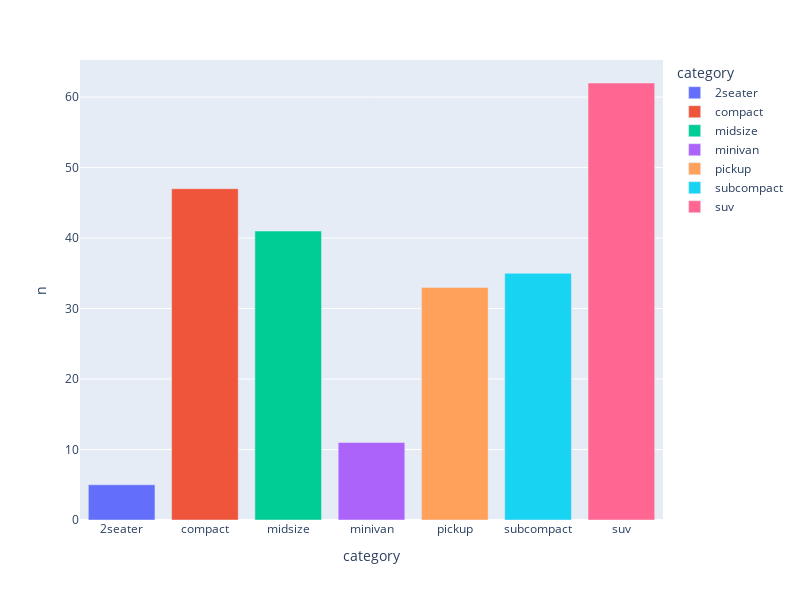

The code cell stored with this chart in its notebook:
### Code cell
px.bar(data_frame=df,x='category',y='n', color='category',width=800,height=600)

### Figure 1 — Plotly figure (JSON) as saved in the notebook; plotly's stock layout.template omitted (floating-point values rounded to 4 significant figures)
{"data": [{"alignmentgroup": "True", "hovertemplate": "category=%{x}<br>n=%{y}<extra></extra>", "legendgroup": "2seater", "marker": {"color": "#636efa", "pattern": {"shape": ""}}, "name": "2seater", "offsetgroup": "2seater", "orientation": "v", "showlegend": true, "textposition": "auto", "type": "bar", "x": ["2seater"], "xaxis": "x", "y": [5], "yaxis": "y"}, {"alignmentgroup": "True", "hovertemplate": "category=%{x}<br>n=%{y}<extra></extra>", "legendgroup": "compact", "marker": {"color": "#EF553B", "pattern": {"shape": ""}}, "name": "compact", "offsetgroup": "compact", "orientation": "v", "showlegend": true, "textposition": "auto", "type": "bar", "x": ["compact"], "xaxis": "x", "y": [47], "yaxis": "y"}, {"alignmentgroup": "True", "hovertemplate": "category=%{x}<br>n=%{y}<extra></extra>", "legendgroup": "midsize", "marker": {"color": "#00cc96", "pattern": {"shape": ""}}, "name": "midsize", "offsetgroup": "midsize", "orientation": "v", "showlegend": true, "textposition": "auto", "type": "bar", "x": ["midsize"], "xaxis": "x", "y": [41], "yaxis": "y"}, {"alignmentgroup": "True", "hovertemplate": "category=%{x}<br>n=%{y}<extra></extra>", "legendgroup": "minivan", "marker": {"color": "#ab63fa", "pattern": {"shape": ""}}, "name": "minivan", "offsetgroup": "minivan", "orientation": "v", "showlegend": true, "textposition": "auto", "type": "bar", "x": ["minivan"], "xaxis": "x", "y": [11], "yaxis": "y"}, {"alignmentgroup": "True", "hovertemplate": "category=%{x}<br>n=%{y}<extra></extra>", "legendgroup": "pickup", "marker": {"color": "#FFA15A", "pattern": {"shape": ""}}, "name": "pickup", "offsetgroup": "pickup", "orientation": "v", "showlegend": true, "textposition": "auto", "type": "bar", "x": ["pickup"], "xaxis": "x", "y": [33], "yaxis": "y"}, {"alignmentgroup": "True", "hovertemplate": "category=%{x}<br>n=%{y}<extra></extra>", "legendgroup": "subcompact", "marker": {"color": "#19d3f3", "pattern": {"shape": ""}}, "name": "subcompact", "offsetgroup": "subcompact", "orientation": "v", "showlegend": true, "textposition": "auto", "type": "bar", "x": ["subcompact"], "xaxis": "x", "y": [35], "yaxis": "y"}, {"alignmentgroup": "True", "hovertemplate": "category=%{x}<br>n=%{y}<extra></extra>", "legendgroup": "suv", "marker": {"color": "#FF6692", "pattern": {"shape": ""}}, "name": "suv", "offsetgroup": "suv", "orientation": "v", "showlegend": true, "textposition": "auto", "type": "bar", "x": ["suv"], "xaxis": "x", "y": [62], "yaxis": "y"}], "layout": {"barmode": "relative", "height": 600, "legend": {"title": {"text": "category"}, "tracegroupgap": 0}, "margin": {"t": 60}, "width": 800, "xaxis": {"anchor": "y", "categoryarray": ["2seater", "compact", "midsize", "minivan", "pickup", "subcompact", "suv"], "categoryorder": "array", "domain": [0, 1], "title": {"text": "category"}}, "yaxis": {"anchor": "x", "domain": [0, 1], "title": {"text": "n"}}}}
